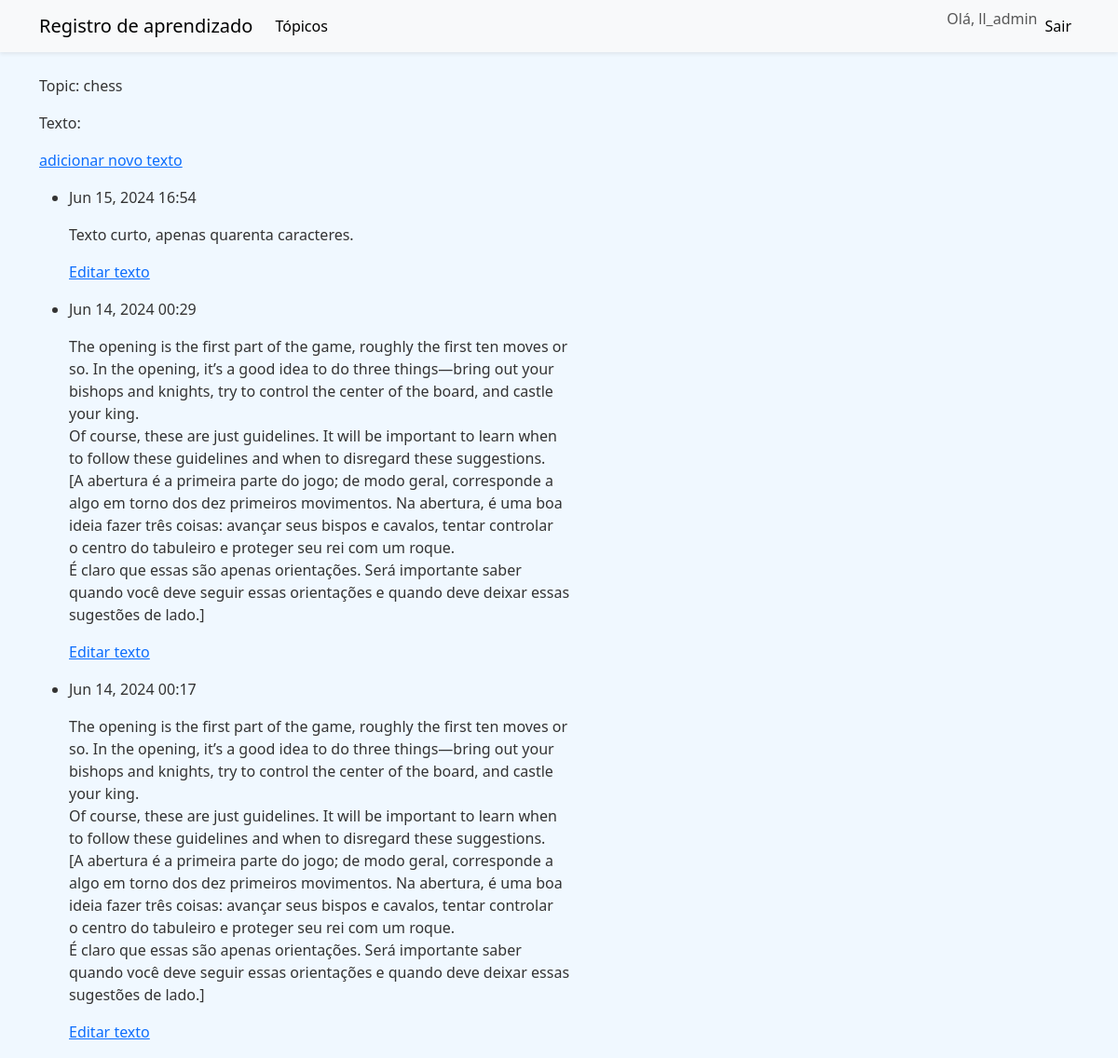
The page /topics/1/ (signed in) on the database its author committed.
### learning_logs/models.py (models this page shows, shortened)
class Topic(models.Model):
    text = models.CharField(max_length=200)
    data_added = models.DateTimeField(auto_now_add=True)
    owner = models.ForeignKey(User, on_delete=models.CASCADE)
    def __str__(self):
        return self.text

class Entry(models.Model):
    topic = models.ForeignKey(Topic, on_delete=models.CASCADE)
    text = models.TextField()
    date_added = models.DateTimeField(auto_now_add= True)
    class Meta:
        verbose_name_plural = 'entries'

### learning_logs/views.py (the view)
# urls.py: path('topics/<topic_id>/', views.topic, name='topic'),
@login_required
def topic(request, topic_id):
    topic = get_object_or_404(Topic, id=topic_id)
    if topic.owner != request.user:
        raise Http404
    entries = topic.entry_set.order_by('-date_added')
    context = {'topic': topic, 'entries': entries}
    return render(request, 'learning_logs/topic.html', context)

### learning_logs/templates/learning_logs/topic.html
{% extends "learning_logs/base.html"%}
{% block content %}
<p>Topic: {{ topic }}</p>
<p>Texto:</p>
<p>
    <a href="{% url 'learning_logs:new_entry' topic.id %}">adicionar novo texto</a>
</p>
<ul>
    {% for entry in entries %}
    <li>
        <p>{{ entry.date_added|date:"M d, Y H:i" }}</p>
        <p>{{ entry.text|linebreaks }}</p>
        <p><a href="{% url 'learning_logs:edit_entry' entry.id %}">Editar texto</a></p>
    </li>
    {% empty %}
    <li>
        Ainda não há entradas para este tópico.
    </li>
    {% endfor %}
</ul>
{% endblock content %}

### learning_logs/templates/learning_logs/base.html (shortened to what this page needs)
<!DOCTYPE html>
<html lang="en">
<head>
    <link href="https://cdn.jsdelivr.net/npm/bootstrap@5.3.0/dist/css/bootstrap.min.css" rel="stylesheet">
    {% load static %}
    <link rel="stylesheet" href="{% static 'styles.css' %}">
</head>
<body>
    <nav class="navbar navbar-expand-lg navbar-light bg-light shadow-sm">
        <div class="container">
            <a class="navbar-brand" href="{% url 'learning_logs:index' %}">Registro de aprendizado</a>
            <div class="collapse navbar-collapse" id="navbarNav">
                <ul class="navbar-nav me-auto mb-2 mb-lg-0">
                    <li class="nav-item">
                        <a class="nav-link" href="{% url 'learning_logs:topics' %}">Tópicos</a>
                    </li>
                </ul>
                <ul class="navbar-nav ms-auto mb-2 mb-lg-0">
                    {% if user.is_authenticated %}
                    <li class="nav-item">
                        <span class="navbar-text">
                            Olá, {{ user.username }}
                        </span>
                    </li>
                    <li class="nav-item">
                        <a class="nav-link" href="{% url 'users:logout' %}">Sair</a>
                    </li>
                    {% endif %}
                </ul>
            </div>
        </div>
    </nav>
    <main class="container mt-4">
        {% block content %}{% endblock %}
    </main>
</body>
</html>

### static/styles.css (style rules this page uses)
body { background-color: #f0f8ff; }
body, .navbar-nav .nav-link { color: #333; }
.navbar { background-color: #007bff; }
.navbar-nav .nav-link { color: black; }

### rows shown on the page
Topic: text "chess"
Entry: date_added "Jun 15, 2024 16:54", text "Texto curto, apenas quarenta caracteres."
Entry: date_added "Jun 14, 2024 00:29", text "The opening is the first part of the game, roughly the first ten moves or so. In the opening, it’s a good idea to do three things—bring out your bishops and knights, try to control the center of the board, and castle your king. Of course, these are just guidelines. It will be important to learn when to follow these guidelines and when to disregard these suggestions. [A abertura é a primeira parte do jogo; de modo geral, corresponde a algo em torno dos dez primeiros movimentos. Na abertura, é uma boa ideia fazer três coisas: avançar seus bispos e cavalos, tentar controlar o centro do tabuleiro e proteger seu rei com um roque. É claro que essas são apenas orientações. Será importante saber…"
Entry: date_added "Jun 14, 2024 00:17", text "The opening is the first part of the game, roughly the first ten moves or so. In the opening, it’s a good idea to do three things—bring out your bishops and knights, try to control the center of the board, and castle your king. Of course, these are just guidelines. It will be important to learn when to follow these guidelines and when to disregard these suggestions. [A abertura é a primeira parte do jogo; de modo geral, corresponde a algo em torno dos dez primeiros movimentos. Na abertura, é uma boa ideia fazer três coisas: avançar seus bispos e cavalos, tentar controlar o centro do tabuleiro e proteger seu rei com um roque. É claro que essas são apenas orientações. Será importante saber…"

### other values the page prints
{{ user.username }} "ll_admin"
